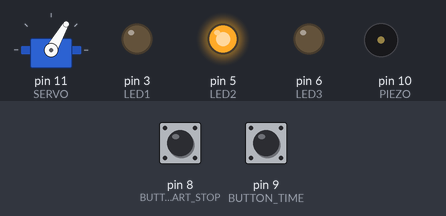
Recording of a sketch running on a simulated Arduino Uno, built with avr-gcc and run on an emulated ATmega328P. Parts: servo, output pins drawn as LEDs (lit = HIGH), buzzer (waves = sounding). The test bench sets the inputs (shaded band); at power-on: pin 8 (BUTTON_START_STOP) HIGH, pin 9 (BUTTON_TIME) HIGH. EEPROM starts erased.

Above: at 2.4 s.
2.5 s: pin 8 (BUTTON_START_STOP) pulled LOW for 0.15 s
At 5.3 s:
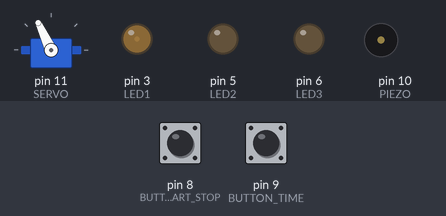
5.6 s: pin 8 (BUTTON_START_STOP) pulled LOW for 1 s
At 7.2 s:
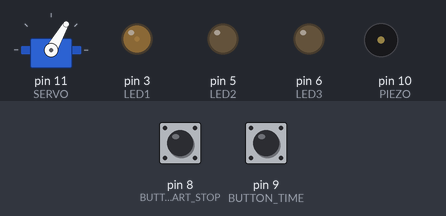
8.6 s: pin 9 (BUTTON_TIME) pulled LOW for 0.15 s
At 9.0 s:
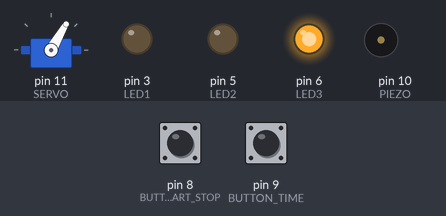
10.2 s: pin 9 (BUTTON_TIME) pulled LOW for 1 s
At 11.4 s:
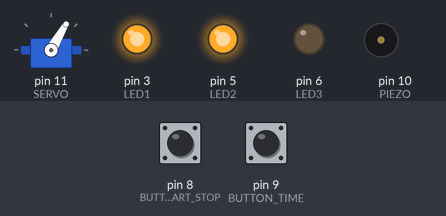
12.7 s: pin 8 (BUTTON_START_STOP) pulled LOW for 0.15 s
At 12.92 s:
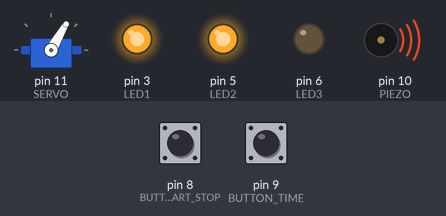
15.8 s: pin 8 (BUTTON_START_STOP) pulled LOW for 3.2 s
At 19.45 s:
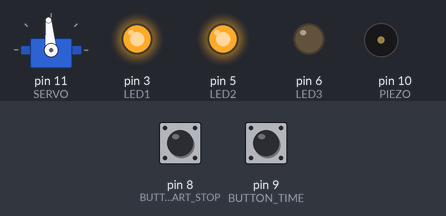
Timing chart, 0 to 21.5 s (numbered marks = the images above; inputs shaded):
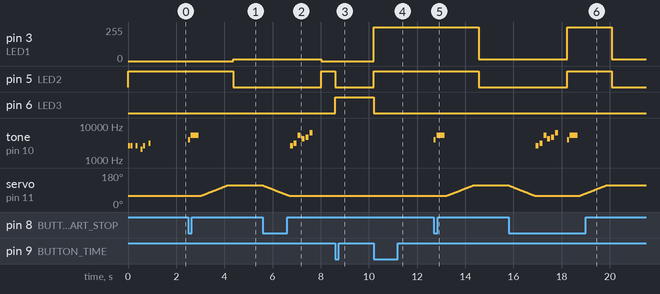

The sketch:

Teeodohr.ino
```cpp
#include "MelodyPlayer.h"
#include <Servo.h>
#include "MelodyPlayer.h"
#include "EEPROM.h"

// Used Pins
static const uint8_t LED1 = 3;
static const uint8_t LED2 = 5;
static const uint8_t LED3 = 6;
static const uint8_t PIEZO = 10;
static const uint8_t SERVO = 11;
static const uint8_t BUTTON_TIME = 9;
static const uint8_t BUTTON_START_STOP = 8;

// Servo SG90 calibration
static const int SERVO_MIN_PULSE = 670;
static const int SERVO_MAX_PULSE = 2420;

// Positioning
static const int EAR_UP_POSITION = 60;
static const int EAR_MIDDLE_POSITION = 80;
static const int EAR_DOWN_POSITION = 115;

// Durations
static const uint8_t DURATIONS[] = { 3, 5, 7, 8, 10, 12, 15 };
static const uint8_t DEFAULT_DURATION_IDX = 1;
static const uint8_t SHAKE_INTERVAL = 1;

// Melodies
Tone bootMelody[] = { { NOTE_E7, 12 }, { NOTE_E7, 12 }, { PAUSE, 12 }, { NOTE_E7, 12 }, { PAUSE, 12 }, { NOTE_C7, 12 }, { NOTE_E7, 12 }, { PAUSE, 12 }, {NOTE_G7, 12}, {PAUSE,  12}, {PAUSE, 6} };
Tone startMelody[] = { { NOTE_B7, 12 },{ NOTE_E8, 3 } };
Tone endMelody[] = { { NOTE_E7, 8 },{ NOTE_G7, 8 },{ NOTE_E8, 8 },{ NOTE_C8, 8 },{ NOTE_D8, 8 },{ NOTE_G8, 8 },{ PAUSE, 4 } };

// Persistence
static const int EEPROM_ADDRESS_DURATION_IDX = 0;

Servo Ear;
MelodyPlayer melodyPlayer(PIEZO);
uint8_t currentDurationIdx = DEFAULT_DURATION_IDX;

void setup()
{
	pinMode(LED1, OUTPUT);
	pinMode(LED2, OUTPUT);
	pinMode(LED3, OUTPUT);
	pinMode(PIEZO, OUTPUT);
	pinMode(SERVO, OUTPUT);
	pinMode(BUTTON_TIME, INPUT_PULLUP);
	pinMode(BUTTON_START_STOP, INPUT_PULLUP);

	readCurrentDurationFromEeprom();
	showCurrentDuration();
	melodyPlayer.play(bootMelody);

	Ear.attach(SERVO, SERVO_MIN_PULSE, SERVO_MAX_PULSE);
	Ear.write(EAR_UP_POSITION);
}

void loop()
{
	if (isButtonPressed(BUTTON_TIME))
	{
		switchDuration();
		showCurrentDuration();
		waitForButtonRelease(BUTTON_TIME);
	}

	if (isButtonPressed(BUTTON_START_STOP))
	{
		melodyPlayer.play(startMelody);
		updateCurrentDurationInEeprom();
		makeTea();
		melodyPlayer.play(endMelody);
		showCurrentDuration();
	}
}

void readCurrentDurationFromEeprom()
{
	uint8_t readValue = EEPROM.read(EEPROM_ADDRESS_DURATION_IDX);

	const bool valueIsValid = readValue < sizeof(DURATIONS);
	currentDurationIdx = (valueIsValid) ? readValue : DEFAULT_DURATION_IDX;
}

void updateCurrentDurationInEeprom()
{
	EEPROM.update(EEPROM_ADDRESS_DURATION_IDX, currentDurationIdx);
}

bool isButtonPressed(uint8_t buttonPin)
{
	return !digitalRead(buttonPin);
}

void waitForButtonRelease(uint8_t buttonPin)
{
	static const int buttonBouncingTime_ms = 200;

	do
	{
		delay(buttonBouncingTime_ms);
	} while (!digitalRead(buttonPin));
}

void switchDuration()
{
	currentDurationIdx = (currentDurationIdx + 1) % sizeof(DURATIONS);
}

void showCurrentDuration()
{
	const uint8_t led1State = (currentDurationIdx == 0 || currentDurationIdx == 3 || currentDurationIdx == 4 || currentDurationIdx == 6) ? HIGH : LOW;
	const uint8_t led2State = (currentDurationIdx == 1 || currentDurationIdx == 3 || currentDurationIdx == 5 || currentDurationIdx == 6) ? HIGH : LOW;
	const uint8_t led3State = (currentDurationIdx == 2 || currentDurationIdx == 4 || currentDurationIdx == 5 || currentDurationIdx == 6) ? HIGH : LOW;

	digitalWrite(LED3, led3State);
	digitalWrite(LED2, led2State);
	digitalWrite(LED1, led1State);
}

void makeTea()
{
	moveEarTo(EAR_DOWN_POSITION);

	const unsigned long startTime = millis();
	const unsigned long stopTime = startTime + currentDuration_ms();
	unsigned long nextShakeTime = startTime + shakeInterval_ms();

	waitForButtonRelease(BUTTON_START_STOP);

	while (true)
	{
		if (isButtonPressed(BUTTON_START_STOP))
		{
			break;
		}

		const unsigned long currentTime = millis();

		if (currentTime >= stopTime)
		{
			break;
		}

		if (currentTime >= nextShakeTime)
		{
			shake();
			nextShakeTime += shakeInterval_ms();
		}

		const unsigned long elapsedTime = currentTime - startTime;
		showCurrentProgress(elapsedTime);
	}

	moveEarTo(EAR_UP_POSITION);
}

unsigned long currentDuration_ms()
{
	return static_cast<unsigned long>(DURATIONS[currentDurationIdx]) * 60 * 1000;
}

unsigned long shakeInterval_ms()
{
	return static_cast<unsigned long>(SHAKE_INTERVAL) * 60 * 1000;
}

void shake()
{
	// assume Ear is in DOWN_POSITION
	moveEarTo(EAR_MIDDLE_POSITION);
	delay(600);
	moveEarTo(EAR_DOWN_POSITION);
}

void moveEarTo(int newPosition)
{
	const uint8_t timeForStep = 20;
	const uint8_t degreesPerStep = 1;

	int currentPosition = Ear.read();
	const int delta = newPosition - currentPosition;
	const int8_t increment = (delta > 0) ? degreesPerStep : -degreesPerStep;
	const uint8_t numFullSteps = delta / increment;

	for (uint8_t i = 0; i < numFullSteps; i++)
	{
		currentPosition += increment;
		Ear.write(currentPosition);
		delay(timeForStep);
	}

	Ear.write(newPosition);
	delay(timeForStep);
}

void showCurrentProgress(unsigned long elapsedTime)
{
	const uint8_t halfBrightness = 15;

	const float progressPercentage = static_cast<float>(elapsedTime) / currentDuration_ms();

	if (progressPercentage < 0.165)
	{
		analogWrite(LED1, halfBrightness);
		digitalWrite(LED2, LOW);
		digitalWrite(LED3, LOW);
	}
	else if (progressPercentage >= 0.165 && progressPercentage < 0.33)
	{
		digitalWrite(LED1, HIGH);
		digitalWrite(LED2, LOW);
		digitalWrite(LED3, LOW);
	}
	else if (progressPercentage >= 0.33 && progressPercentage < 0.495)
	{
		digitalWrite(LED1, HIGH);
		analogWrite(LED2, halfBrightness);
		digitalWrite(LED3, LOW);
	}
	else if (progressPercentage >= 0.495 && progressPercentage < 0.66)
	{
		digitalWrite(LED1, HIGH);
		digitalWrite(LED2, HIGH);
		digitalWrite(LED3, LOW);
	}
	else if (progressPercentage >= 0.66 && progressPercentage < 0.825)
	{
		digitalWrite(LED1, HIGH);
		digitalWrite(LED2, HIGH);
		analogWrite(LED3, halfBrightness);
	}
	else
	{
		digitalWrite(LED1, HIGH);
		digitalWrite(LED2, HIGH);
		digitalWrite(LED3, HIGH);
	}
}
```

MelodyPlayer.cpp
```cpp
// Plays a melody by using Arduino's tone() function

#include "MelodyPlayer.h"

MelodyPlayer::MelodyPlayer(uint8_t speakerPin)
	: speakerPin(speakerPin)
{
}
```

MelodyPlayer.h
```cpp
#ifndef _MELODYPLAYER_h
#define _MELODYPLAYER_h

#include <Arduino.h>
#include "pitches.h"

struct Tone
{
	int pitch;
	int duration; // 4 = quarter note, 8 = eighth note, etc.
};

class MelodyPlayer
{
public:
	MelodyPlayer(uint8_t speakerPin);

	template<int N>
	void play(const Tone(&melody)[N])
	{
		for (uint8_t i = 0; i < N; i++)
		{
			const int pitch = melody[i].pitch;
			const int duration = 1000 / melody[i].duration;
			const int pause = duration * 1.3;

			tone(speakerPin, pitch, duration);
			delay(pause);
		}
	}

private:
	uint8_t speakerPin;
};

#endif
```

pitches.h
```cpp
/*************************************************
* Public Constants
*************************************************/

#define PAUSE  0
#define NOTE_B0  31
#define NOTE_C1  33
#define NOTE_CS1 35
#define NOTE_D1  37
#define NOTE_DS1 39
#define NOTE_E1  41
#define NOTE_F1  44
#define NOTE_FS1 46
#define NOTE_G1  49
#define NOTE_GS1 52
#define NOTE_A1  55
#define NOTE_AS1 58
#define NOTE_B1  62
#define NOTE_C2  65
#define NOTE_CS2 69
#define NOTE_D2  73
#define NOTE_DS2 78
#define NOTE_E2  82
#define NOTE_F2  87
#define NOTE_FS2 93
#define NOTE_G2  98
#define NOTE_GS2 104
#define NOTE_A2  110
#define NOTE_AS2 117
#define NOTE_B2  123
#define NOTE_C3  131
#define NOTE_CS3 139
#define NOTE_D3  147
#define NOTE_DS3 156
#define NOTE_E3  165
#define NOTE_F3  175
#define NOTE_FS3 185
#define NOTE_G3  196
#define NOTE_GS3 208
#define NOTE_A3  220
#define NOTE_AS3 233
#define NOTE_B3  247
#define NOTE_C4  262
#define NOTE_CS4 277
#define NOTE_D4  294
#define NOTE_DS4 311
#define NOTE_E4  330
#define NOTE_F4  349
#define NOTE_FS4 370
#define NOTE_G4  392
#define NOTE_GS4 415
#define NOTE_A4  440
#define NOTE_AS4 466
#define NOTE_B4  494
#define NOTE_C5  523
#define NOTE_CS5 554
#define NOTE_D5  587
#define NOTE_DS5 622
#define NOTE_E5  659
#define NOTE_F5  698
#define NOTE_FS5 740
#define NOTE_G5  784
#define NOTE_GS5 831
#define NOTE_A5  880
#define NOTE_AS5 932
#define NOTE_B5  988
#define NOTE_C6  1047
#define NOTE_CS6 1109
#define NOTE_D6  1175
#define NOTE_DS6 1245
#define NOTE_E6  1319
#define NOTE_F6  1397
#define NOTE_FS6 1480
#define NOTE_G6  1568
#define NOTE_GS6 1661
#define NOTE_A6  1760
#define NOTE_AS6 1865
#define NOTE_B6  1976
#define NOTE_C7  2093
#define NOTE_CS7 2217
#define NOTE_D7  2349
#define NOTE_DS7 2489
#define NOTE_E7  2637
#define NOTE_F7  2794
#define NOTE_FS7 2960
#define NOTE_G7  3136
#define NOTE_GS7 3322
#define NOTE_A7  3520
#define NOTE_AS7 3729
#define NOTE_B7  3951
#define NOTE_C8  4186
#define NOTE_CS8 4435
#define NOTE_D8  4699
#define NOTE_DS8 4978
#define NOTE_E8  5274
#define NOTE_F8  5588
#define NOTE_FS8 5920
#define NOTE_G8  6272
#define NOTE_GS8 6645
#define NOTE_A8  7040
#define NOTE_AS8 7459
#define NOTE_B8  7902
```

Measured:
- after the input at 2.5 s, pin 3 (LED1): 0/255 → 15/255 after 1.9 s; pin 5 (LED2): HIGH → LOW after 1.9 s; tone on pin 10 (PIEZO): silent → 3951 Hz at once, → silent 0.08 s later, → 5274 Hz 0.02 s later, → silent 0.33 s later; servo on pin 11 (SERVO): moves from 60° to 115° over 1.1 s, starting after 0.54 s
- after the input at 5.6 s, pin 3 (LED1): 15/255 → 0/255 after 2.4 s; pin 5 (LED2): LOW → HIGH after 2.4 s; tone on pin 10 (PIEZO): plays 2637 Hz for 0.13 s, 3136 Hz for 0.13 s, 5274 Hz for 0.13 s, 4186 Hz for 0.13 s, 4699 Hz for 0.13 s, 6272 Hz for 0.13 s, starting after 1.1 s; servo on pin 11 (SERVO): moves from 115° to 60° over 1.1 s, starting at once
- after the input at 8.6 s, pin 5 (LED2): HIGH → LOW at once; pin 6 (LED3): LOW → HIGH at once
- after the input at 10.2 s, pin 3 (LED1): 0/255 → 255/255 at once; pin 5 (LED2): LOW → HIGH at once; pin 6 (LED3): HIGH → LOW at once
- after the input at 12.7 s, pin 3 (LED1): 255/255 → 15/255 after 1.9 s; pin 5 (LED2): HIGH → LOW after 1.9 s; tone on pin 10 (PIEZO): silent → 3951 Hz at once, → silent 0.08 s later, → 5274 Hz 0.02 s later, → silent 0.33 s later; servo on pin 11 (SERVO): moves from 60° to 115° over 1.1 s, starting after 0.54 s
- after the input at 15.8 s, pin 3 (LED1): 15/255 → 255/255 after 2.4 s, → 15/255 1.9 s later; pin 5 (LED2): LOW → HIGH after 2.4 s, → LOW 1.9 s later; tone on pin 10 (PIEZO): plays 2637 Hz for 0.13 s, 3136 Hz for 0.13 s, 5274 Hz for 0.13 s, 4186 Hz for 0.13 s, 4699 Hz for 0.13 s, 6272 Hz for 0.13 s … (8 notes in this stretch), starting after 1.1 s
